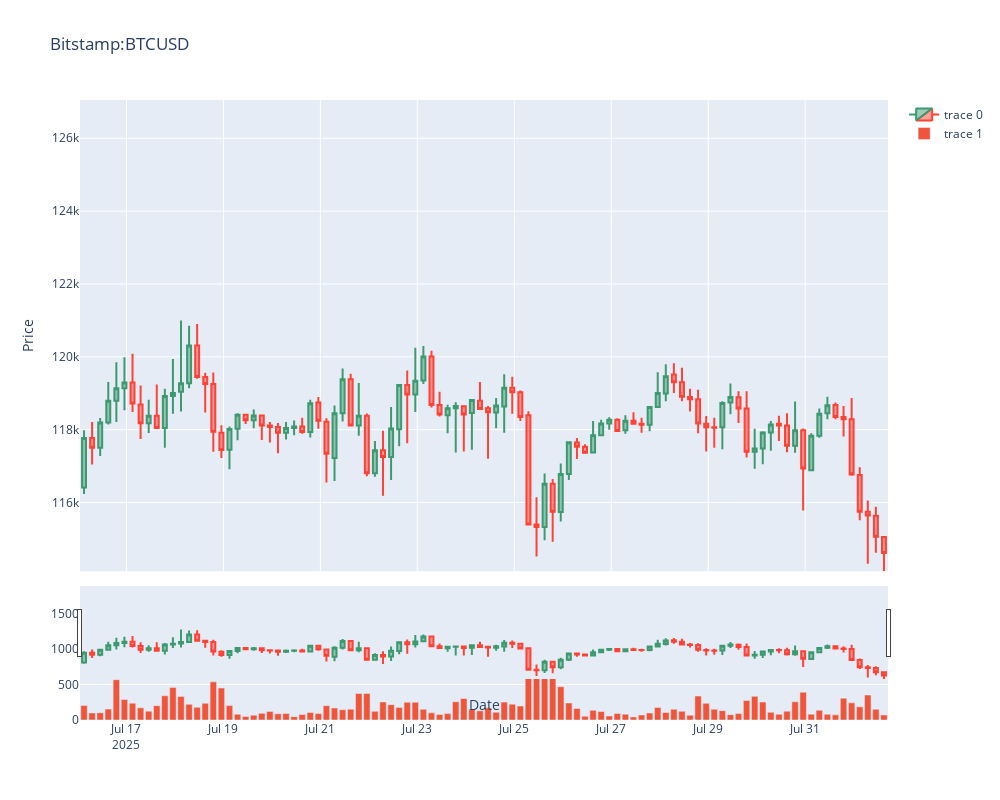

The notebook cell this image was saved under:
### Code cell
symbol = symbols[0]
print(f'Visualize data {symbol}')
# Visualize
fig = make_subplots(rows=2, cols=1, shared_xaxes=True, vertical_spacing=0.05, row_heights=[0.8, 0.2])

fig.add_trace(go.Candlestick(x=historical_data[symbol].index,
                    open=historical_data[symbol].open,
                    high=historical_data[symbol].high,
                    low=historical_data[symbol].low,
                    close=historical_data[symbol].close,
                    ), row=1, col=1)
set_ylim = (historical_data[symbol].low.min(), historical_data[symbol].high.max() * 1.05)

fig.add_trace(go.Bar(x=historical_data[symbol].index,
                    y=historical_data[symbol].volume,
                    ), row=2, col=1)

fig.update_layout(title=f'{symbol}',
                  yaxis_range=(set_ylim[0], set_ylim[1]),
                  xaxis_title='Date',
                  yaxis_title='Price', 
                  height=800, width=1000)
fig.show()
